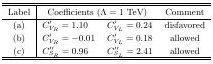
#> input picture dfx-web/TSRServer/bgProcess/tsr/test/partially.jpg, 213 x 64 px
$ python partially.py
#> lines starting #> are read from the running program, lines starting #| are printed output that depends on the picture; after the words box and inside, x2 and y2 are one past the last pixel; in counts of white or black regions, pixels touching at a corner belong together
#> further down, original_img is the input picture: shape (64, 213, 3); min 0, max 255, mean 220.9
### dfx-web/TSRServer/bgProcess/tsr/test/util.py
import cv2
from matplotlib import pyplot as plt


# [23 lines left out: functions sort_contours, plt_imshow, not called in this run]


def cv2_imshow(image, title=None):
    if title is None:
        title = "image"
    cv2.imshow(title, image)
    cv2.waitKey(0)

### dfx-web/TSRServer/bgProcess/tsr/test/partially.py
import cv2
import numpy as np
from util import cv2_imshow


def recognize_structure_script(img):
    # print(img.shape)
    img = cv2.cvtColor(img, cv2.COLOR_BGR2GRAY)
    img_height, img_width = img.shape
#> img_height = 64; img_width = 213

    # print("img_height", img_height, "img_width", img_width)

    cv2_imshow(img)

    # thresholding the image to a binary image
    thresh, img_bin = cv2.threshold(img, 180, 255, cv2.THRESH_BINARY)
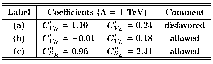
#> img_bin: shape (64, 213); 84.9% white; black in thin lines or dots, all inside (x1, y1, x2, y2) = (2, 3, 211, 60)

    cv2_imshow(img_bin)

    # inverting the image
    img_bin_inv = 255 - img_bin
    # Plotting the image to see the output
    cv2_imshow(img_bin_inv)
    cv2_imshow(img_bin)

    ##################################

    # countcol(width) of kernel as 100th of total width

    kernel_len_ver = max(10, img_height // 50)
#> kernel_len_ver = 10
    kernel_len_hor = max(10, img_width // 50)
#> kernel_len_hor = 10
    # Defining a vertical kernel to detect all vertical lines of image
    ver_kernel = cv2.getStructuringElement(cv2.MORPH_RECT, (1, kernel_len_ver))  # shape (kernel_len, 1) inverted! xD
#> ver_kernel = [1, 1, 1, 1, 1, 1, 1, 1, 1, 1]
    print("ver", ver_kernel)
#| ver [[1]
#|  [1]
#|  [1]
#|  [1]
#|  [1]
#|  [1]
#|  [1]
#|  [1]
#|  [1]
#|  [1]]
    print(ver_kernel.shape)
#| (10, 1)

    # Defining a horizontal kernel to detect all horizontal lines of image
    hor_kernel = cv2.getStructuringElement(cv2.MORPH_RECT, (kernel_len_hor, 1))  # shape (1,kernel_ken) xD
    print("hor", hor_kernel)
#| hor [[1 1 1 1 1 1 1 1 1 1]]
    print(hor_kernel.shape)
#| (1, 10)

    # A kernel of 2x2
    kernel = cv2.getStructuringElement(cv2.MORPH_RECT, (2, 2))
    # print(kernel)
    # print(kernel.shape)

    # Use vertical kernel to detect and save the vertical lines in a jpg
    image_1 = cv2.erode(img_bin_inv, ver_kernel, iterations=3)
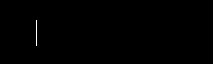
#> image_1: shape (64, 213); 0.19% white in thin lines or dots, all inside (x1, y1, x2, y2) = (36, 20, 37, 46)
    vertical_lines = cv2.dilate(image_1, ver_kernel, iterations=4)
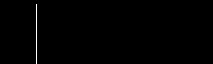
#> vertical_lines: shape (64, 213); 0.44% white in thin lines or dots, all inside (x1, y1, x2, y2) = (36, 4, 37, 64)
    # Plot the generated image
    cv2_imshow(image_1)
    cv2_imshow(vertical_lines)

    # Use horizontal kernel to detect and save the horizontal lines in a jpg
    image_2 = cv2.erode(img_bin_inv, hor_kernel, iterations=3)
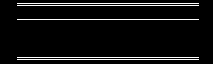
#> image_2: shape (64, 213); 6.7% white in thin lines or dots, all inside (x1, y1, x2, y2) = (17, 3, 199, 60)
    horizontal_lines = cv2.dilate(image_2, hor_kernel, iterations=4)
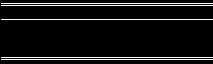
#> horizontal_lines: shape (64, 213); 7.8% white in thin lines or dots, all inside (x1, y1, x2, y2) = (1, 3, 213, 60)

    # Plot the generated image
    cv2_imshow(image_2)

    cv2_imshow(horizontal_lines)

    # Combine horizontal and vertical lines in a new third image, with both having same weight.
    img_vh = cv2.addWeighted(vertical_lines, 0.5, horizontal_lines, 0.5, 0.0)
    cv2_imshow(img_vh)

    # Eroding and thesholding the image
    img_vh = cv2.dilate(img_vh, kernel, iterations=5)
    cv2_imshow(img_vh)

    thresh, img_vh = (cv2.threshold(img_vh, 50, 255, cv2.THRESH_BINARY))

    # cv2.imwrite("/Users/marius/Desktop/img_vh.jpg", img_vh)
    cv2_imshow(img_vh)

    bitor = cv2.bitwise_or(img_bin, img_vh)
    cv2_imshow(bitor)

    # img_median = cv2.medianBlur(bitor, 3)
    img_median = bitor
    cv2_imshow(img_median)

    ver_kernel = cv2.getStructuringElement(cv2.MORPH_RECT, (8, img_height * 2))  # shape (kernel_len, 1) inverted! xD
    vertical_lines = cv2.erode(img_median, ver_kernel, iterations=1)
    cv2_imshow(vertical_lines)

    hor_kernel = cv2.getStructuringElement(cv2.MORPH_RECT, (img_width * 2, 3))  # shape (kernel_len, 1) inverted! xD
    horizontal_lines = cv2.erode(img_median, hor_kernel, iterations=1)
    cv2_imshow(horizontal_lines)

    # A kernel of 2x2
    kernel = cv2.getStructuringElement(cv2.MORPH_RECT, (2, 2))
    # print(kernel)
    # print(kernel.shape)

    # Combine horizontal and vertical lines in a new third image, with both having same weight.
    img_vh = cv2.addWeighted(vertical_lines, 0.5, horizontal_lines, 0.5, 0.0)
    cv2_imshow(img_vh)

    cv2_imshow(~img_vh)

    # Eroding and thesholding the image
    img_vh = cv2.erode(~img_vh, kernel, iterations=2)
    cv2_imshow(img_vh)

    thresh, img_vh = cv2.threshold(img_vh, 128, 255, cv2.THRESH_BINARY)

    cv2_imshow(img_vh)
    bitxor = cv2.bitwise_xor(img, img_vh)
    bitnot = cv2.bitwise_not(bitxor)
    # Plotting the generated image

    cv2_imshow(bitnot)

    # Detect contours for following box detection
    contours, hierarchy = cv2.findContours(img_vh, cv2.RETR_TREE, cv2.CHAIN_APPROX_SIMPLE)

    # [4 lines of commented-out code are left out]

    def sort_contours(cnts, method="left-to-right"):
        # initialize the reverse flag and sort index
        reverse = False
        i = 0
        # handle if we need to sort in reverse
        if method == "right-to-left" or method == "bottom-to-top":
            reverse = True
        # handle if we are sorting against the y-coordinate rather than
        # the x-coordinate of the bounding box
        if method == "top-to-bottom" or method == "bottom-to-top":
            i = 1
        # construct the list of bounding boxes and sort them from top to
        # bottom
        boundingBoxes = [cv2.boundingRect(c) for c in cnts]
        (cnts, boundingBoxes) = zip(*sorted(zip(cnts, boundingBoxes),
                                            key=lambda b: b[1][i], reverse=reverse))
        # return the list of sorted contours and bounding boxes
        return (cnts, boundingBoxes)

    # Sort all the contours by top to bottom.
    contours, boundingBoxes = sort_contours(contours, method="top-to-bottom")

    # Creating a list of heights for all detected boxes
    heights = [boundingBoxes[i][3] for i in range(len(boundingBoxes))]

    # Get mean of heights
    mean = np.mean(heights)

    # Create list box to store all boxes in
    box = []
    # Get position (x,y), width and height for every contour and show the contour on image
    # print("lencontours", len(contours))
    for c in contours:
        x, y, w, h = cv2.boundingRect(c)
        # print("x", x, "y", y, "w", w, "h", h)
        if (w < 0.9 * img_width and h < 0.9 * img_height):
            image = cv2.rectangle(img, (x, y), (x + w, y + h), (0, 255, 0), 2)
            box.append([x, y, w, h])

    cv2_imshow(image)

    # Creating two lists to define row and column in which cell is located
    row = []
    column = []
    j = 0

    # print("len box", len(box))
    # Sorting the boxes to their respective row and column
    for i in range(len(box)):
        if (i == 0):
            column.append(box[i])
            previous = box[i]

        else:
            if (box[i][1] <= previous[1] + mean / 2):
                column.append(box[i])
                previous = box[i]

                if (i == len(box) - 1):
                    row.append(column)

            else:
                row.append(column)
                column = []
                previous = box[i]
                column.append(box[i])

    # print(column)
    # print(row)

    # calculating maximum number of cells
    countcol = 0
    index = 0
    for i in range(len(row)):
        current = len(row[i])
        # print("len",len(row[i]))
        if current > countcol:
            countcol = current
            index = i

    # print("countcol", countcol)

    # Retrieving the center of each column
    # center = [int(row[i][j][0] + row[i][j][2] / 2) for j in range(len(row[i])) if row[0]]
    center = [int(row[index][j][0] + row[index][j][2] / 2) for j in range(len(row[index]))]
    # print("center",center)

    center = np.array(center)
    center.sort()
    # print("center.sort()", center)
    # Regarding the distance to the columns center, the boxes are arranged in respective order

    finalboxes = []
    for i in range(len(row)):
        lis = []
        for k in range(countcol):
            lis.append([])
        for j in range(len(row[i])):
            diff = abs(center - (row[i][j][0] + row[i][j][2] / 4))
            minimum = min(diff)
            indexing = list(diff).index(minimum)
            lis[indexing].append(row[i][j])
        finalboxes.append(lis)

    return finalboxes, bitnot


def denoising(img):
    img = cv2.cvtColor(img, cv2.COLOR_BGR2GRAY)
    median = cv2.medianBlur(img, 3)
    gaussian = cv2.GaussianBlur(img, (3, 3), 0)

    cv2.imshow("gray", img)
    cv2.imshow("median", median)
    cv2.imshow("gaussian", gaussian)
    cv2.waitKey(0)


original_img = cv2.imread("./partially.jpg")
# finalboxes, output_img = recognize_structure_colab(original_img)
finalboxes, output_img = recognize_structure_script(original_img)
# denoising(original_img)

cv2.destroyAllWindows()

$ run again, with dfx-web/TSRServer/bgProcess/tsr/test/bordered_roi.jpg copied over dfx-web/TSRServer/bgProcess/tsr/test/partially.jpg
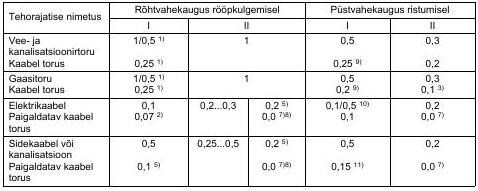
#> input picture dfx-web/TSRServer/bgProcess/tsr/test/bordered_roi.jpg, 478 x 191 px
#> original_img is the input picture: shape (191, 478, 3); min 0, max 255, mean 231.9
#> in recognize_structure_script, `thresh, img_bin = cv2.threshold(img, 180, 255, cv2.THRESH_BINARY)`:
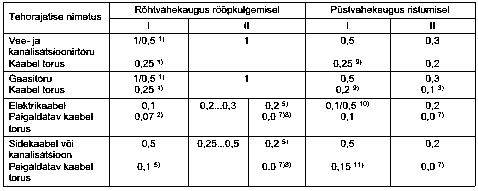
#> img_bin: shape (191, 478); 89.7% white; black in thin lines or dots
#> img_bin_inv: shape (191, 478); 10.3% white in thin lines or dots
#| ver [[1]
#|  [1]
#|  [1]
#|  [1]
#|  [1]
#|  [1]
#> (further printed lines are left out)
#| (10, 1)
#| hor [[1 1 1 1 1 1 1 1 1 1]]
#| (1, 10)
#> image_1: shape (191, 478); 1.1% white in thin lines or dots, all inside (x1, y1, x2, y2) = (3, 17, 476, 175)
#> vertical_lines: shape (191, 478); 1.3% white in thin lines or dots
#> image_2: shape (191, 478); 3.3% white in thin lines or dots
#> in recognize_structure_script, `horizontal_lines = cv2.dilate(image_2, hor_kernel, iterations=4)`:
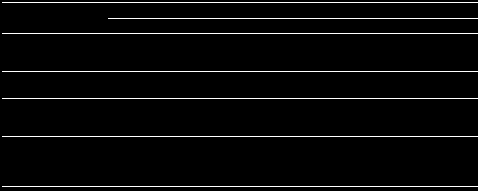
#> horizontal_lines: shape (191, 478); 3.5% white in thin lines or dots

$ run again, with dfx-web/TSRServer/bgProcess/tsr/test/bordered_test.jpg copied over dfx-web/TSRServer/bgProcess/tsr/test/partially.jpg
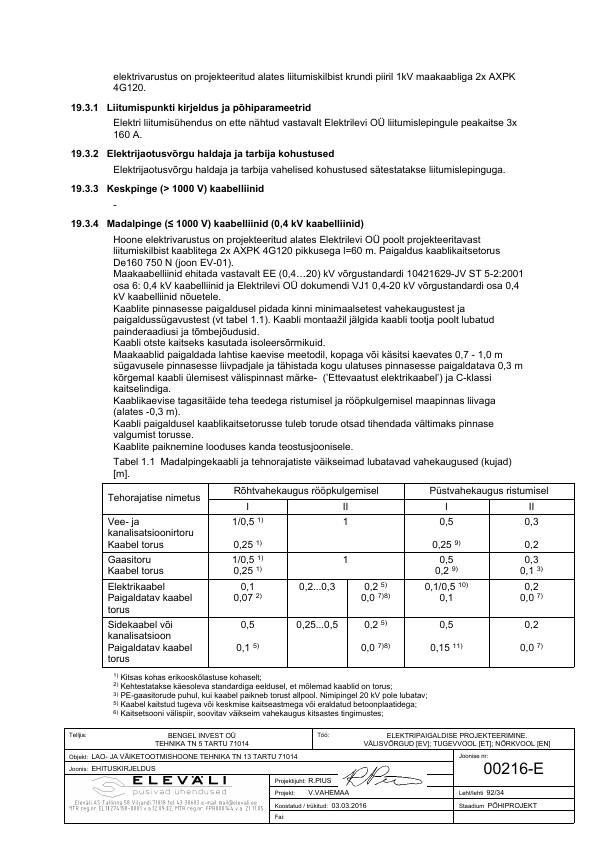
#> input picture dfx-web/TSRServer/bgProcess/tsr/test/bordered_test.jpg, 596 x 842 px
#> original_img is the input picture: shape (842, 596, 3); min 0, max 255, mean 237
#> in recognize_structure_script, `thresh, img_bin = cv2.threshold(img, 180, 255, cv2.THRESH_BINARY)`:
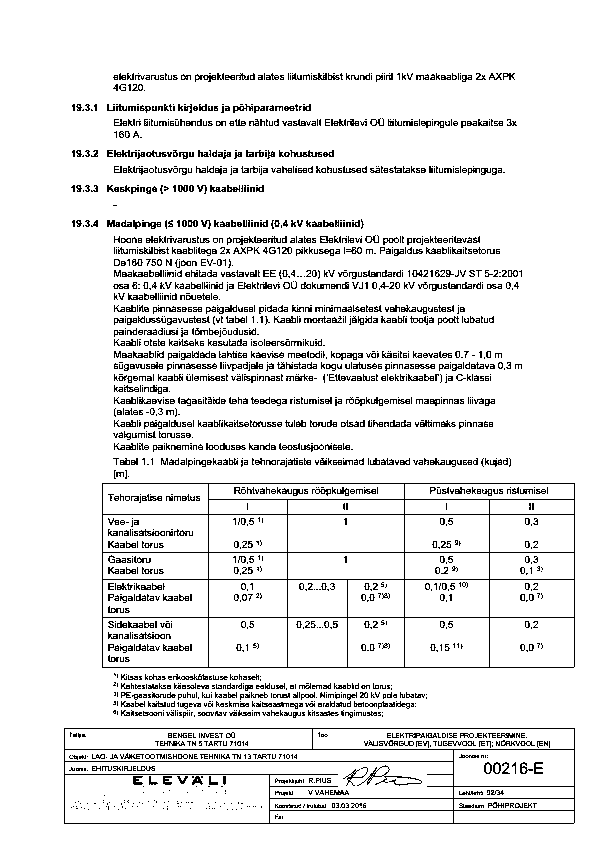
#> img_bin: shape (842, 596); 91.2% white; black in thin lines or dots, all inside (x1, y1, x2, y2) = (64, 73, 575, 824)
#> (printed output is left out)
#| (16, 1)
#| hor [[1 1 1 1 1 1 1 1 1 1 1]]
#| (1, 11)
#> image_1: shape (842, 596); 0.2% white in thin lines or dots, all inside (x1, y1, x2, y2) = (64, 507, 575, 803)
#> vertical_lines: shape (842, 596); 0.33% white in thin lines or dots, all inside (x1, y1, x2, y2) = (64, 479, 575, 835)
#> image_2: shape (842, 596); 1.1% white in thin lines or dots, all inside (x1, y1, x2, y2) = (79, 483, 560, 824)
#> in recognize_structure_script, `horizontal_lines = cv2.dilate(image_2, hor_kernel, iterations=4)`:
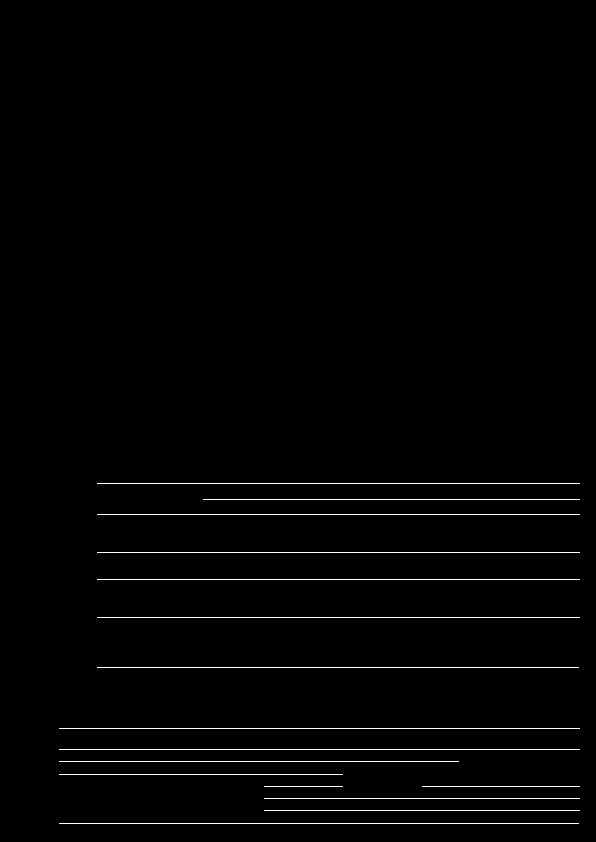
#> horizontal_lines: shape (842, 596); 1.3% white in thin lines or dots, all inside (x1, y1, x2, y2) = (59, 483, 580, 824)
